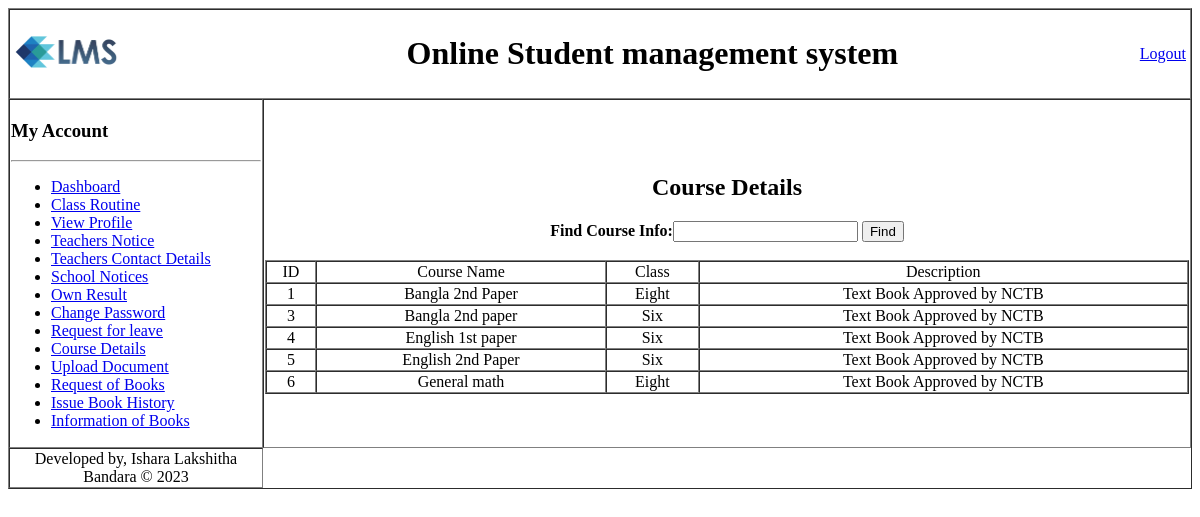
Page /student/view/coursedetails.php (signed in) on the earlier database version.
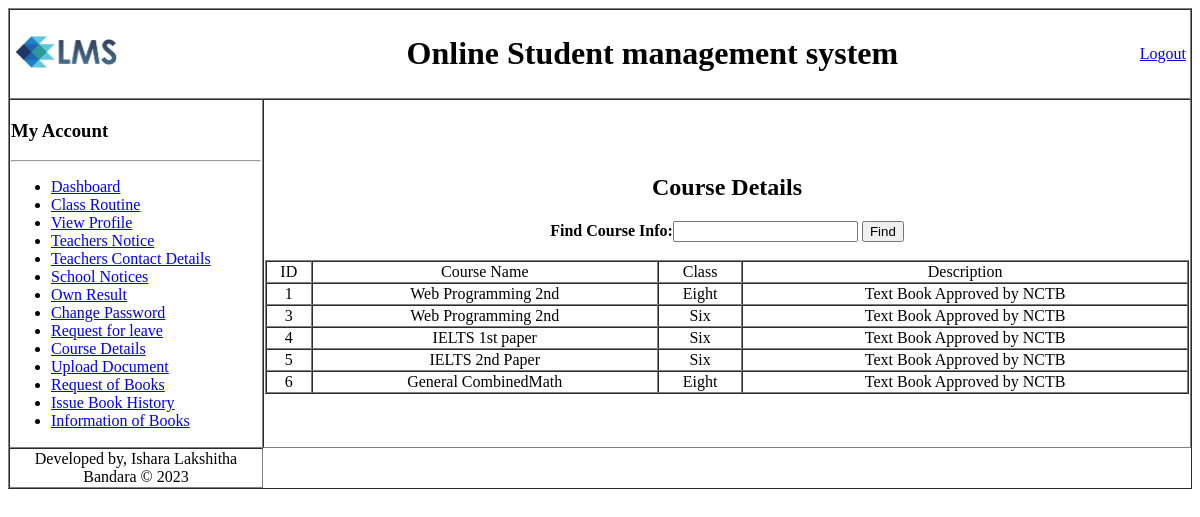
Same page on the later database version.
### tables this page shows
CREATE TABLE `course` (
  `id` int(3) NOT NULL,
  `course_name` varchar(20) NOT NULL,
  `class` varchar(10) NOT NULL,
  `description` varchar(50) NOT NULL
);

### student/Model/DatabaseConnection.php (called while the page is built, shortened)
<?php
	function getAllcourse(){
		$conn = getConnection();
		$sql = "select * from course";
		$result = mysqli_query($conn, $sql);
		$user=[];
		while($row = mysqli_fetch_assoc($result))
		{
			array_push($user, $row);
		}
		return $user;
	}
?>

### student/View/coursedetails.php (the view, shortened to what this page needs)
<?php
require_once('../Model/DatabaseConnection.php');
$courseList=getAllcourse();
include('header.php');
?>
<?php include('sideBar.php'); ?>
        <td>
            <center><h2>Course Details</h2></center>
            <center>
                  <b>Find Course Info:</b><input type="text" onkeyup="ajax()" name="name" id="name">
                  <input type="button" name="" value="Find">
                </center>
          <div id="myh1" class="">
                  <br>
            <?php
                echo "<table border = 1 width='100%' cellspacing = 0  >
                <tr align = 'center'>
                    <td>ID</td>
                    <td>Course Name</td>
                    <td>Class</td>
                    <td>Description</td>
                </tr>";
                for($i = 0; $i<count($courseList); $i++){
                    echo "<tr align = 'center'>
                    <td>{$courseList[$i]['id']}</td>
                    <td>{$courseList[$i]['course_name']}</td>
                    <td>{$courseList[$i]['class']}</td>
                    <td>{$courseList[$i]['description']}</td>
                </tr>";
                }
                echo "</table>";
                ?>
                </div>
        </td>
      </tr>
      <?php include('footer.php'); ?>

Differences in the rows shown:
changed course id 1: course_name "Bangla 2nd Paper" → "Web Programming 2nd"
changed course id 3: course_name "Bangla 2nd paper" → "Web Programming 2nd"
changed course id 4: course_name "English 1st paper" → "IELTS 1st paper"
changed course id 5: course_name "English 2nd Paper" → "IELTS 2nd Paper"
changed course id 6: course_name "General math" → "General CombinedMath"
